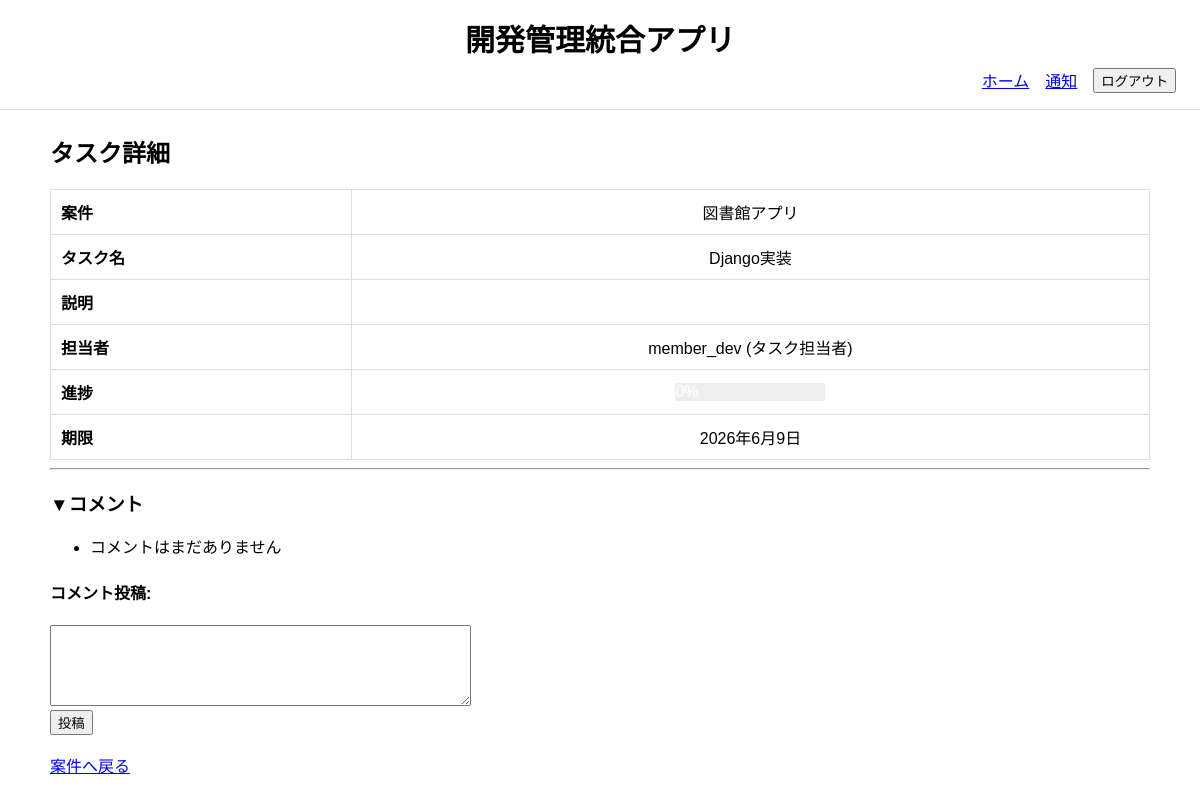
Before: /tasks/8/ (signed in) with the older database file.
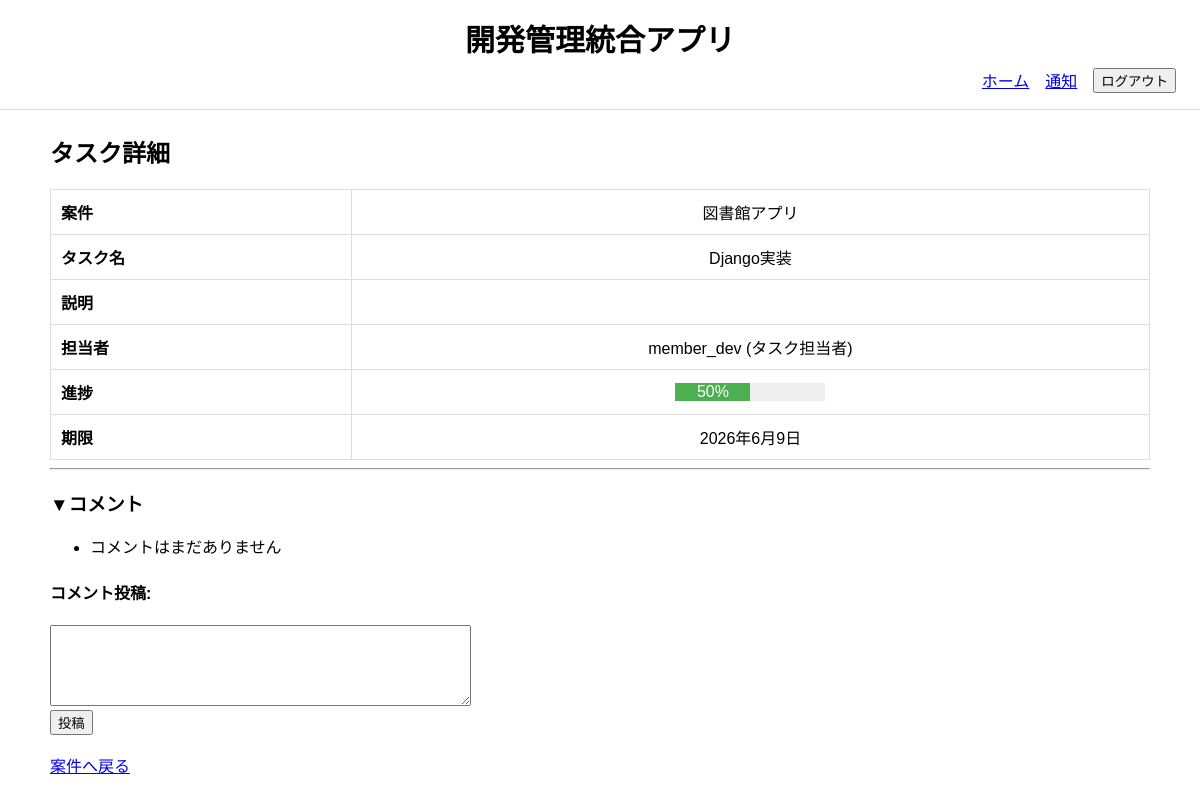
After: the same page with the newer database file.
### project_management_app/models.py (models this page shows, shortened)
class Task(models.Model):
    class Status(models.TextChoices):
        NOT_STARTED = "not_started", "未着手"
        IN_PROGRESS = "in_progress", "進行中"
        DONE = "done", "完了"
        DELAYED = "delayed", "遅延"
    project = models.ForeignKey(
        Project,
        verbose_name="案件",
        on_delete=models.CASCADE,
        related_name="tasks"
    )
    assignee = models.ForeignKey(
        CustomUser,
        verbose_name="タスク担当者",
        on_delete=models.SET_NULL,
        null=True,
        blank=True,
        related_name="assigned_tasks"
    )
    title = models.CharField("タスク名", max_length=200)
    description = models.TextField("詳細", blank=True)
    status = models.CharField(
        "ステータス",
        max_length=20,
        choices=Status.choices,
        default=Status.NOT_STARTED
    )
    progress_rate = models.PositiveIntegerField(
        "進捗率",
        default=0,
        validators=[MinValueValidator(0), MaxValueValidator(100)]
    )
    due_date = models.DateField("期限", null=True, blank=True)
    created_at = models.DateTimeField("作成日時", auto_now_add=True)
    updated_at = models.DateTimeField("更新日時", auto_now=True)
    class Meta:
        verbose_name = "タスク"
        verbose_name_plural = "タスク"
        ordering = ["due_date", "id"]
    @property
    def is_delayed(self):
        return bool(
            self.due_date
            and self.due_date < timezone.now().date()
            and self.status != self.Status.DONE
        )

class Project(models.Model):
    class Status(models.TextChoices):
        DRAFT = "draft", "下書き"
        PENDING_MANAGER = "pending_manager", "部門承認待ち"
        PENDING_HQ = "pending_hq", "本部承認待ち"
        APPROVED = "approved", "承認済"
        IN_PROGRESS = "in_progress", "進行中"
        COMPLETED = "completed", "完了"
        REJECTED = "rejected", "却下"
    name = models.CharField("案件名", max_length=200)
    description = models.TextField("目的・概要")
    applicant = models.ForeignKey(
        CustomUser,
        verbose_name="案件担当者",
        on_delete=models.SET_NULL,
        null=True,
        blank=True,
        related_name="applied_projects"
    )
    department = models.ForeignKey(
        Department,
        verbose_name="担当部門",
        on_delete=models.PROTECT,
        related_name="projects",
    )
    estimated_budget = models.DecimalField(
        "予算額", max_digits=12, decimal_places=0
        )
    is_budget_notified = models.BooleanField(default=False)
    progress_rate = models.PositiveIntegerField(
        "全体進捗率",
        default=0,
        validators=[MinValueValidator(0), MaxValueValidator(100)]
    )
    status = models.CharField(
        "ステータス",
        max_length=30,
        choices=Status.choices,
        default=Status.DRAFT
    )
    submitted_at = models.DateField("申請日", null=True, blank=True)
    start_date = models.DateField("開始日", null=True, blank=True)
    due_date = models.DateField("期限", null=True, blank=True)
    approved_at = models.DateField("最終承認日", null=True, blank=True)
    completed_at = models.DateField("完了日", null=True, blank=True)
    created_at = models.DateTimeField("作成日時", auto_now_add=True)
    updated_at = models.DateTimeField("更新日時", auto_now=True)
    class Meta:
        verbose_name = "案件"
        verbose_name_plural = "案件"
        ordering = ["-created_at"]

class CustomUser(AbstractUser):
    class Role(models.TextChoices):
        MEMBER = "member", "タスク担当者"
        APPLICANT = "applicant", "申請者"
        MANAGER = "manager", "部門管理者"
        HQ = "hq", "本部管理者"
    department = models.ForeignKey(
        Department,
        verbose_name="所属部門",
        on_delete=models.PROTECT,
        related_name="users",
        null=True,
        blank=True
    )
    role = models.CharField(
        "ロール",
        max_length=30,
        choices=Role.choices,
        default=Role.APPLICANT
    )
    class Meta:
        verbose_name = "ユーザー"
        verbose_name_plural = "ユーザー"
    def __str__(self):
        return f"{self.username} ({self.get_role_display()})"

### project_management_app/views.py (the view)
# urls.py: path("tasks/<int:pk>/", TaskDetailView.as_view(), name="task_detail"),
class TaskDetailView(LoginRequiredMixin, DetailView):
    model = Task
    template_name = "project_management_app/task_detail.html"
    context_object_name = "task"
    def get_queryset(self):
        return Task.objects.select_related(
            "project", "assignee"
        )

### project_management_app/context_processors.py (called while the page is built)
def notification_count(request):
    if request.user.is_authenticated:
        count = Notification.objects.filter(
            recipient=request.user,
            is_read=False
        ).count()
    else:
        count = 0
    return {
        "unread_notification_count": count
    }

def pending_approval_count(request):
    if request.user.is_authenticated:
        if request.user.role == "manager":
            count = Project.objects.filter(
                department=request.user.department,
                status=Project.Status.PENDING_MANAGER
            ).count()
        elif request.user.role == "hq":
            count = Project.objects.filter(
                status=Project.Status.PENDING_HQ
            ).count()
        else:
            count = 0
    else:
        count = 0
    return {
        "pending_approval_count": count
    }

### project_management_app/templates/project_management_app/task_detail.html (shortened to what this page needs)
{% extends "project_management_app/base.html" %}
{% block content %}
<h2>タスク詳細</h2>
<table>
    <tr>
        <th>案件</th>
        <td>{{ task.project.name }}</td>
    </tr>
    <tr>
        <th>タスク名</th>
        <td>{{ task.title }}</td>
    </tr>
    <tr>
        <th>説明</th>
        <td>{{ task.description }}</td>
    </tr>
    <tr>
        <th>担当者</th>
        <td>{{ task.assignee }}</td>
    </tr>
    <tr>
        <th>進捗</th>
        <td style="text-align:center;">
            <div style="background:#eee; width:150px; display:inline-block;">
                <div style="
                    background:#4caf50;
                    width:{{ task.progress_rate }}%;
                    text-align:center;
                    color:white;
                ">
                    {{ task.progress_rate }}%
                </div>
            </div>
        </td>
    </tr>
    <tr>
        <th>期限</th>
        <td>
            {{ task.due_date }}
        </td>
    </tr>
</table>
<hr>
<h3>▼コメント</h3>
<ul>
    {% for c in task.comments.all %}
        <li>
            <strong>{{ c.author.username }}</strong>
            ({{ c.created_at|date:"Y-m-d H:i" }})<br>
            {{ c.content|linebreaks }}
        </li>
    {% empty %}
        <li>コメントはまだありません</li>
    {% endfor %}
</ul>
<h4>コメント投稿:</h4>
<form method="post" action="{% url 'task_comment_add' task.pk %}">
    <textarea name="content" rows="5" cols="50"></textarea><br>
    <button type="submit">投稿</button>
</form>
<br>
{% if request.user.role == "member" %}
    <a href="{% url 'my_tasks' %}">タスク一覧へ戻る</a>
{% else %}
    <a href="{% url 'project_detail' task.project.pk %}">案件へ戻る</a>
{% endif %}
{% endblock %}

Changed rows visible on the page:
changed Task "Django実装": progress_rate (not shown) → "50"
